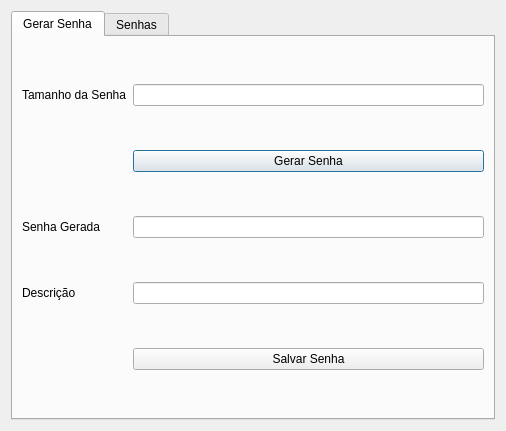
<?xml version="1.0" encoding="UTF-8"?>
<ui version="4.0">
 <class>Dialog</class>
 <widget class="QDialog" name="Dialog">
  <property name="geometry">
   <rect>
    <x>0</x>
    <y>0</y>
    <width>506</width>
    <height>431</height>
   </rect>
  </property>
  <property name="windowTitle">
   <string>Dialog</string>
  </property>
  <layout class="QVBoxLayout" name="verticalLayout">
   <item>
    <widget class="QTabWidget" name="tabWidget">
     <property name="currentIndex">
      <number>0</number>
     </property>
     <widget class="QWidget" name="tab">
      <attribute name="title">
       <string>Gerar Senha</string>
      </attribute>
      <layout class="QGridLayout" name="gridLayout">
       <item row="3" column="0">
        <widget class="QLabel" name="labelDescricao">
         <property name="text">
          <string>Descrição</string>
         </property>
        </widget>
       </item>
       <item row="2" column="0">
        <widget class="QLabel" name="labelSenha">
         <property name="text">
          <string>Senha Gerada</string>
         </property>
        </widget>
       </item>
       <item row="0" column="0">
        <widget class="QLabel" name="labelTamanho">
         <property name="text">
          <string>Tamanho da Senha</string>
         </property>
        </widget>
       </item>
       <item row="2" column="1">
        <widget class="QLineEdit" name="senhaGerada"/>
       </item>
       <item row="1" column="1">
        <widget class="QPushButton" name="gerarSenha">
         <property name="text">
          <string>Gerar Senha</string>
         </property>
        </widget>
       </item>
       <item row="0" column="1">
        <widget class="QLineEdit" name="tamanhoSenha"/>
       </item>
       <item row="3" column="1">
        <widget class="QLineEdit" name="descricaoSenha"/>
       </item>
       <item row="4" column="1">
        <widget class="QPushButton" name="btnSalvar">
         <property name="text">
          <string>Salvar Senha</string>
         </property>
        </widget>
       </item>
      </layout>
     </widget>
     <widget class="QWidget" name="tab_2">
      <attribute name="title">
       <string>Senhas</string>
      </attribute>
      <layout class="QVBoxLayout" name="verticalLayout_2">
       <item>
        <widget class="QListView" name="listView"/>
       </item>
      </layout>
     </widget>
    </widget>
   </item>
  </layout>
 </widget>
 <resources/>
 <connections/>
</ui>
